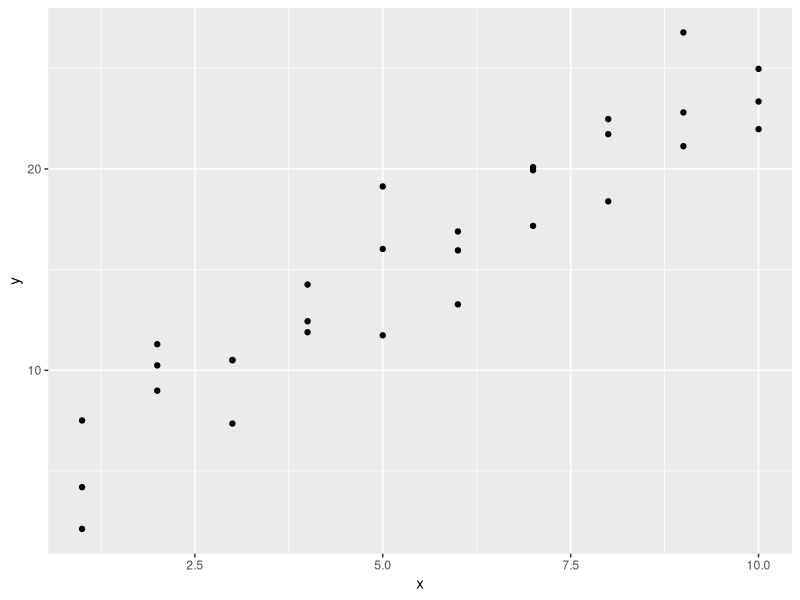
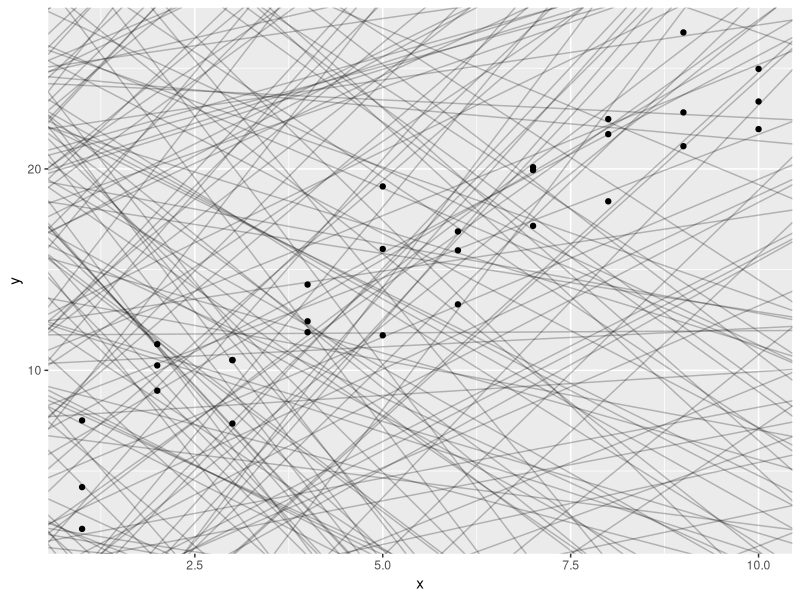
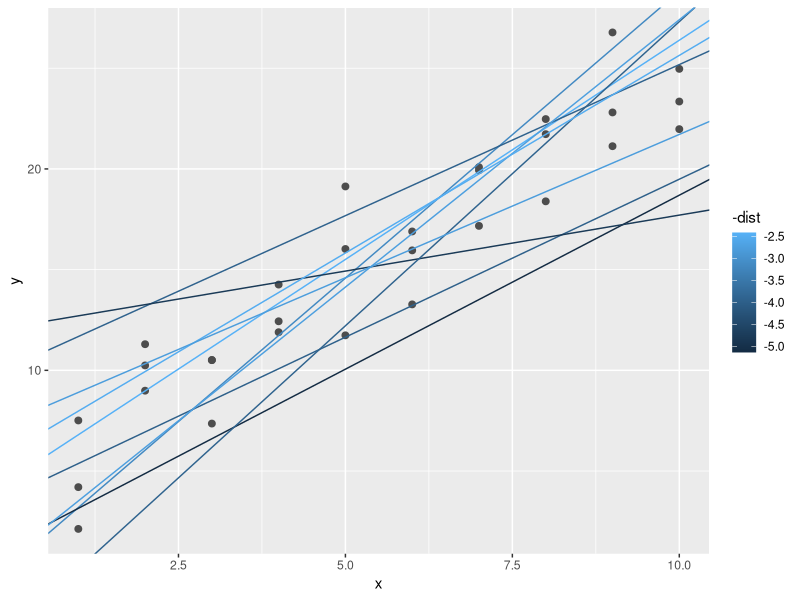
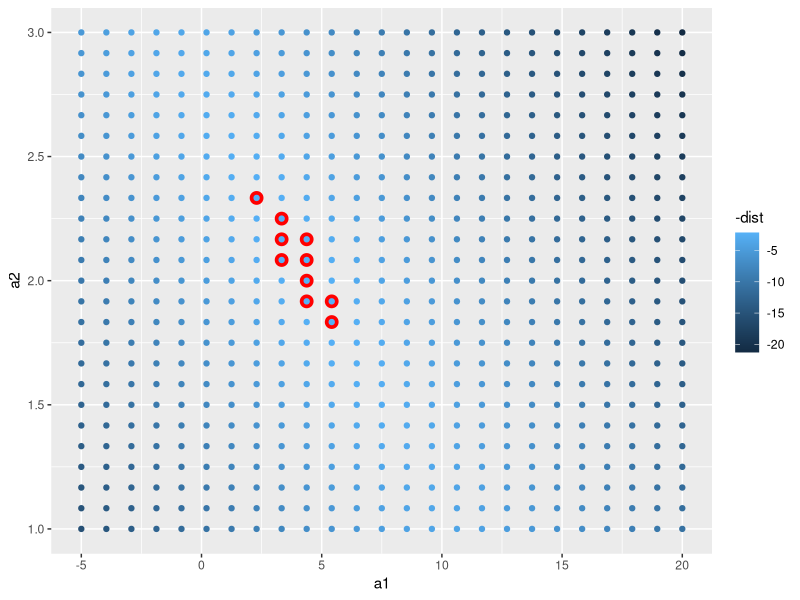
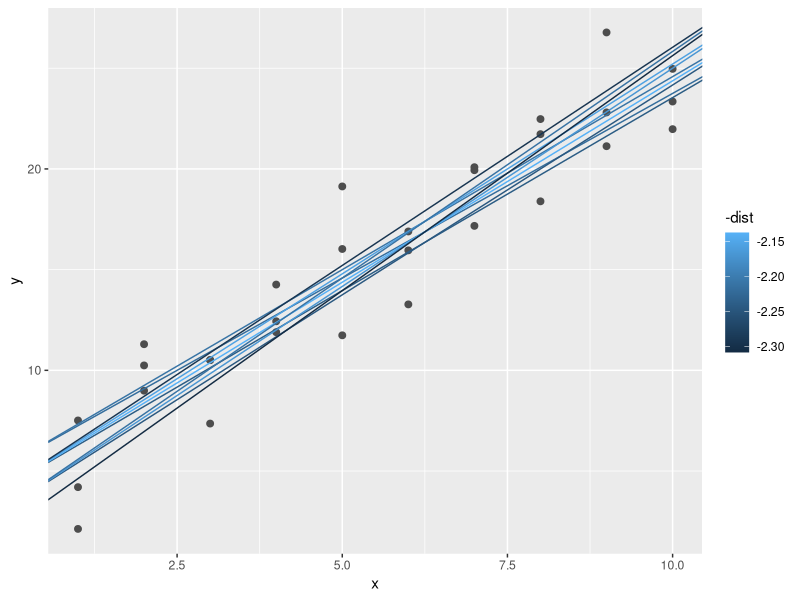
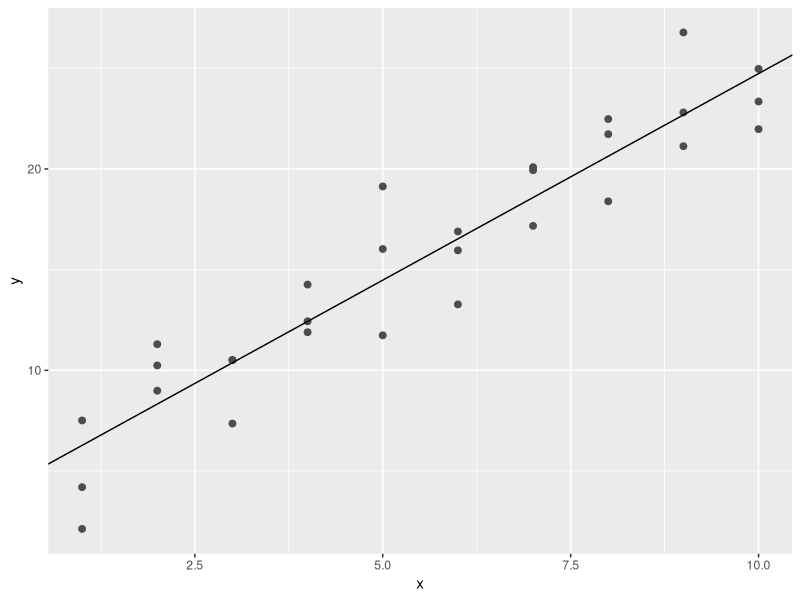
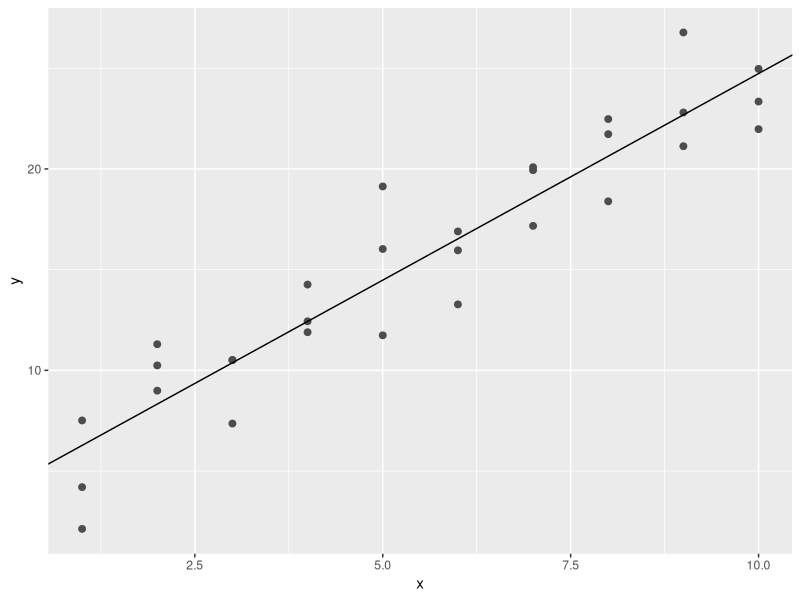
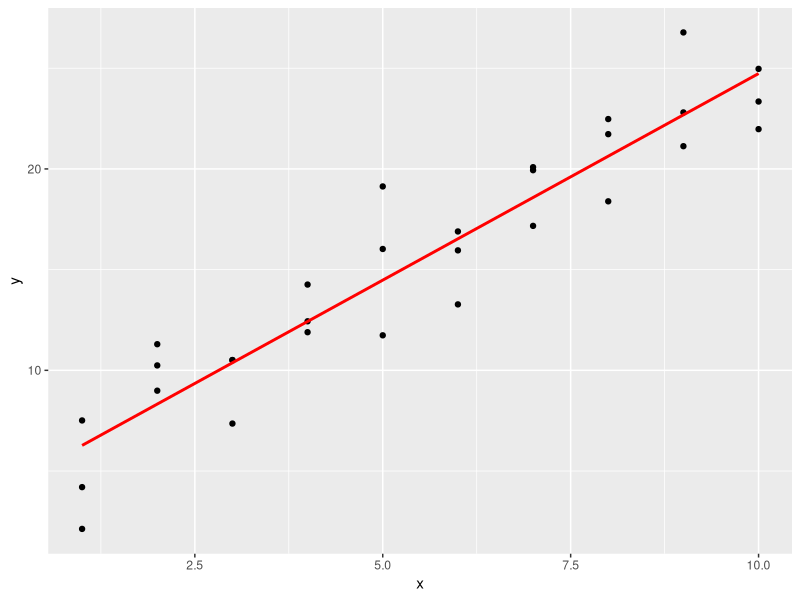

Recreate these plots in R, in order.
#Models
library(tidyverse)
library(modelr)
options(na.action = na.warn)

ggplot(sim1, aes(x,y)) + 
  geom_point()

models <- tibble(
  a1 = runif(250, -20, 40),
  a2 = runif(250, -5, 5)
)

ggplot(sim1, aes(x, y)) + 
  geom_abline(aes(intercept = a1, slope = a2), data = models, alpha = 1/4) + 
  geom_point() 

model1 <- function(a, data) {
  a[1] + data$x * a[2]
}
model1(c(7, 1.5), sim1)

measure_distance <- function(mod, data){
  diff <- data$y - model1(mod, data)
  sqrt(mean(diff ^ 2))
}
measure_distance(c(7, 1.5), sim1)

sim1_dist <- function(a1, a2){
  measure_distance(c(a1, a2), sim1)
}

models <- models %>%
  mutate(dist = purrr::map2_dbl(a1, a2, sim1_dist))
models

ggplot(sim1, aes(x,y)) + 
  geom_point(size = 2, colour = "grey30") + 
  geom_abline(
    aes(intercept = a1, slope = a2, colour = -dist),
    data = filter(models, rank(dist) <= 10)
  )

grid <- expand.grid(
  a1 = seq(-5, 20, length = 25),
  a2 = seq(1, 3, length = 25)
) %>%
  mutate(dist = purrr::map2_dbl(a1, a2, sim1_dist))

grid %>% 
  ggplot(aes(a1, a2)) + 
  geom_point(data = filter(grid, rank(dist) <= 10), size = 4, colour = "red") + 
  geom_point(aes(colour = -dist))

ggplot(sim1, aes(x,y)) + 
  geom_point(size = 2, colour = "grey30") + 
  geom_abline(
    aes(intercept = a1, slope = a2, colour = -dist),
    data = filter(grid, rank(dist) <= 10)
  )

#Using Newton-Raphson Search
best <- optim(c(0,0), measure_distance, data = sim1)
best$par
ggplot(sim1, aes(x,y)) + 
  geom_point(size = 2, colour = "grey30") + 
  geom_abline(intercept = best$par[1], slope = best$par[2])

#Using linear models
sim1_mod <- lm(y ~ x, data = sim1)
best1 <- coef(sim1_mod)
ggplot(sim1, aes(x,y)) + 
  geom_point(size = 2, colour = "grey30") + 
  geom_abline(intercept = best1[[1]], slope = best1[[2]])


grid <- sim1 %>%
  data_grid(x) %>%
  add_predictions(sim1_mod)
grid
grid <- grid %>% 
  add_predictions(sim1_mod)
grid

ggplot(sim1, aes(x)) + 
  geom_point(aes(y = y)) + 
  geom_line(aes(y = pred), data = grid, colour = "red", size = 1)

sim1 <- sim1 %>% 
  add_residuals(sim1_mod)

sim1
